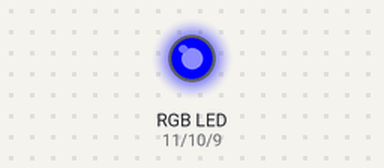
The sketch below on a simulated Arduino Uno, built with avr-gcc and run on an emulated ATmega328P. Shown: an RGB LED mixed from three pins (HIGH = lit).

Above: at 2.6 s.
Timing chart, 0 to 40.0 s (numbered marks = the images above):
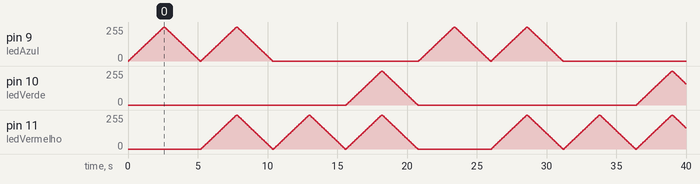

The sketch:

LED_RGB.ino
```cpp
// C++ code
//

int ledVermelho = 11;
int ledVerde = 10;
int ledAzul = 9;
int valor = 0;

void setup()
{

}

void loop()
{
  for (valor = 0; valor <= 255; valor +=5){
    analogWrite(ledAzul, valor);
    delay(50);
  }
  for (valor = 255; valor >= 0; valor -=5){
    analogWrite(ledAzul, valor);
    delay(50);
  }

  for (valor = 0; valor <= 255; valor +=5){
    analogWrite(ledAzul, valor);
    analogWrite(ledVermelho, valor);
    delay(50);
  }
  for (valor = 255; valor >= 0; valor -=5){
    analogWrite(ledAzul, valor);
    analogWrite(ledVermelho, valor);
    delay(50);
  }

  for (valor = 0; valor <= 255; valor +=5){
    analogWrite(ledVermelho, valor);
    delay(50);
  }
  for (valor = 255; valor >= 0; valor -=5){
    analogWrite(ledVermelho, valor);
    delay(50);
  }

  for (valor = 0; valor <= 255; valor +=5){
    analogWrite(ledVerde, valor);
    analogWrite(ledVermelho, valor);
    delay(50);
  }
  for (valor = 255; valor >= 0; valor -=5){
    analogWrite(ledVerde, valor);
    analogWrite(ledVermelho, valor);
    delay(50);
  }

}
```
